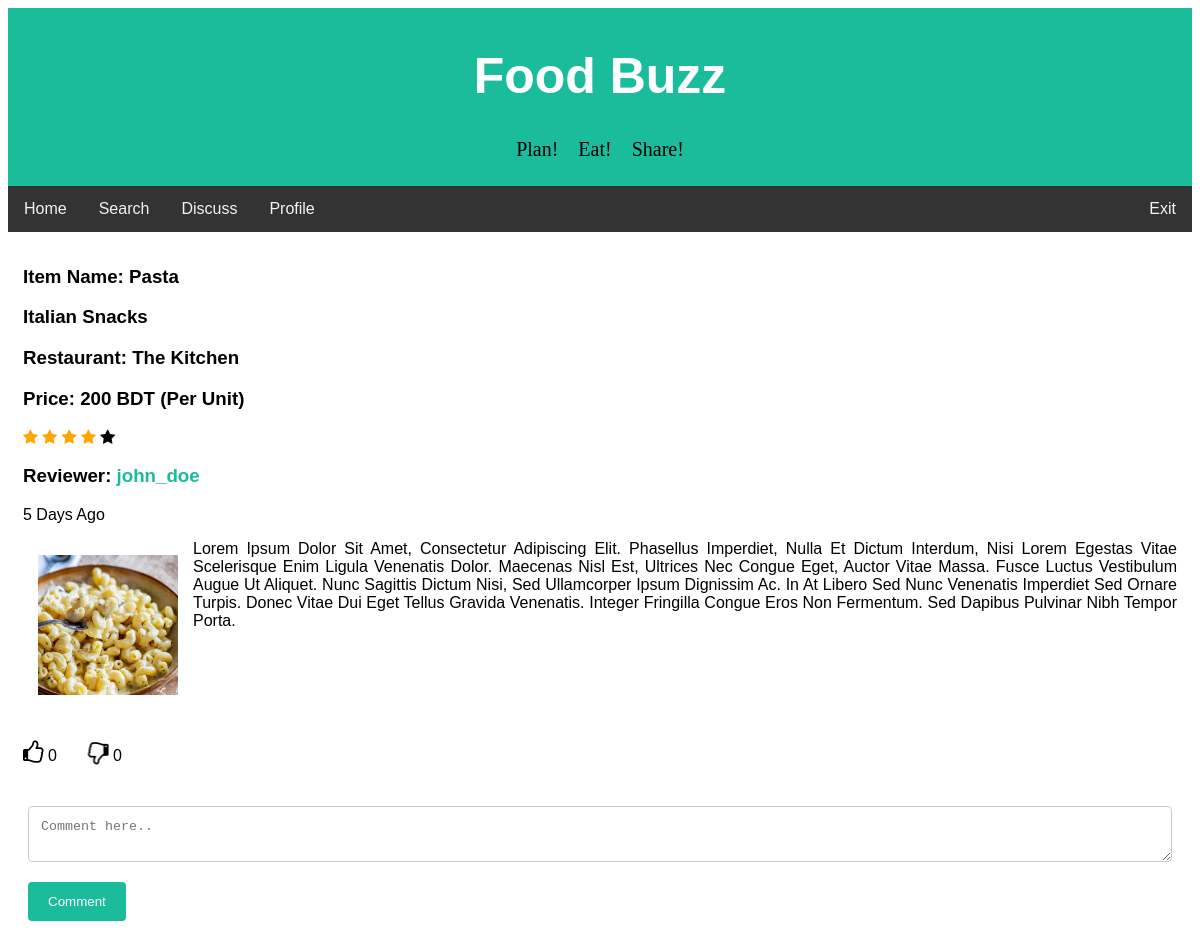
The app's page /foodbuzz/full_review.php?review_id=4 (signed in) with its own data.
### tables this page shows
CREATE TABLE `review` (
  `review_id` int(20) NOT NULL,
  `user_id` int(11) NOT NULL,
  `item_name` varchar(50) NOT NULL,
  `restaurant` varchar(50) NOT NULL,
  `district` varchar(50) NOT NULL,
  `rating` int(3) NOT NULL,
  `price` int(10) NOT NULL,
  `meal_type` varchar(20) NOT NULL,
  `cuisine` varchar(20) NOT NULL,
  `description` text NOT NULL,
  `upvote` int(100) NOT NULL,
  `downvote` int(100) NOT NULL,
  `edit_count` int(5) NOT NULL,
  `review_time` datetime DEFAULT NULL,
  `img_url` text NOT NULL
);

CREATE TABLE `users` (
  `id` int(11) NOT NULL,
  `first_name` varchar(25) NOT NULL,
  `last_name` varchar(25) NOT NULL,
  `username` varchar(50) NOT NULL,
  `email` varchar(100) NOT NULL,
  `password` varchar(256) NOT NULL,
  `signup_date` date NOT NULL,
  `profile_pic` varchar(156) NOT NULL,
  `district` varchar(100) NOT NULL,
  `list_count` int(11) NOT NULL
);

### foodbuzz/handlers/full_review_handler.php (called while the page is built, shortened)
<?php
require 'config/config.php';
if(isset($_SESSION['username'])){
    $userLoggedIn = $_SESSION['username'];
    $user_details_query = mysqli_query($con, "SELECT * FROM users WHERE username='$userLoggedIn'");
    $user = mysqli_fetch_array($user_details_query);
}
else {
    header("Location: index.php");
}
$user_id = $user['id'];
function getLikes($id)
{
    global $con;
    $sql = "SELECT COUNT(*) FROM rating_info
            WHERE post_id = $id AND rating_action='like'";
    $rs = mysqli_query($con, $sql);
    $result = mysqli_fetch_array($rs);
    return $result[0];
}
function getDislikes($id)
{
    global $con;
    $sql = "SELECT COUNT(*) FROM rating_info
            WHERE post_id = $id AND rating_action='dislike'";
    $rs = mysqli_query($con, $sql);
    $result = mysqli_fetch_array($rs);
    return $result[0];
}
function userLiked($post_id)
{
  global $con;
  global $user_id;
  $sql = "SELECT * FROM rating_info WHERE user_id=$user_id
  		  AND post_id=$post_id AND rating_action='like'";
  $result = mysqli_query($con, $sql);
  if (mysqli_num_rows($result) > 0) {
  	return true;
  }
  else{
  	return false;
  }
}
function userDisliked($post_id)
{
  global $con;
  global $user_id;
  $sql = "SELECT * FROM rating_info WHERE user_id=$user_id
  		  AND post_id=$post_id AND rating_action='dislike'";
  $result = mysqli_query($con, $sql);
  if (mysqli_num_rows($result) > 0) {
  	return true;
  }
  else{
  	return false;
  }
}
$review_id = $_GET['review_id'];
$review_details_query = mysqli_query($con, "SELECT * FROM review WHERE review_id='$review_id'");
$review_row = mysqli_fetch_array($review_details_query);
$profile_id = $review_row['user_id'];
$profile_details_query = mysqli_query($con, "SELECT * FROM users WHERE id='$profile_id'");
$profile_row = mysqli_fetch_array($profile_details_query);
?>

### foodbuzz/config/config.php (called while the page is built, shortened)
<?php
function yeasarTimeMessage($post_time) {
    $date_time_now = date("Y-m-d H:i:s");
    $start_date= new DateTime($post_time);
    $end_date = new DateTime($date_time_now);
    $interval = $start_date->diff($end_date);
    if($interval->y >= 1) {
        if($interval == 1)
            $time_message = $interval->y." year ago";
        else
            $time_message = $interval->y." years ago";
    }
    elseif($interval->d >= 1) {
        if($interval->d == 1) {
            $time_message = "Yesterday";
        }
        else {
            $time_message = $interval->d. " days ago";
        }
    }
    return $time_message;
}
?>

### foodbuzz/full_review.php (the view, shortened to what this page needs)
<?php
require 'handlers/full_review_handler.php';
?>
<!DOCTYPE html>
<html>
<head>
<link rel="stylesheet" href="https://cdnjs.cloudflare.com/ajax/libs/font-awesome/4.7.0/css/font-awesome.min.css">
<link rel="stylesheet" href="css/fullreview.css">
</head>
<body>
<div class="header">
  <h1>Food Buzz</h1>
  <pre style= "font-family:verdana; font-size: 20px;">Plan!    Eat!    Share!</pre>
</div>
<div class="topnav" id="navbar">
  <a href="home.php">Home</a>
  <a href="search.php">Search</a>
  <a href="discuss.php">Discuss</a>
  <a href="profile.php?profileId=<?php echo$user['id']; ?>">Profile</a>
  <a href="handlers/logout.php" style="float:right">Exit</a>
</div>
<div class="div_home clearfix" style="text-transform:capitalize">
    <h3>Item name: <?php echo $review_row['item_name'] ?></h3>
    <h3> <?php echo $review_row['cuisine']." ".$review_row['meal_type'] ?></h3>
    <h3>Restaurant: <?php echo $review_row['restaurant'] ?></h3>
    <h3>Price: <?php echo $review_row['price'] ?> BDT (per unit)</h3>
    <?php $star_value = $review_row['rating']; ?>
    <span class="fa fa-star <?php if($star_value >= 1) echo "checked"; ?>"></span>
    <span class="fa fa-star <?php if($star_value >= 2) echo "checked"; ?>"></span>
    <span class="fa fa-star <?php if($star_value >= 3) echo "checked"; ?>"></span>
    <span class="fa fa-star <?php if($star_value >= 3) echo "checked"; ?>"></span>
    <span class="fa fa-star <?php if($star_value >= 5) echo "checked"; ?>"></span>
    <h3 style="text-transform:none;">Reviewer: <a href="profile.php?profileId=<?php echo $profile_row['id']; ?>"> <?php echo $profile_row['username']; ?> </a>  </h3>
    <p><?php echo yeasarTimeMessage($review_row['review_time']); ?></p>
    <a href="uploads/<?php echo $review_row['img_url']?>"><img class="img_home" src="uploads/<?php echo $review_row['img_url']?>" width="170" height="170"></a>
    <p style="text-align:justify;">
      <?php
        $reviewText = $review_row['description'];
        echo "$reviewText";
      ?>
    </p>
</div>
<div class="div_home clearfix">
  <div>
    <i
      <?php if(userLiked($review_row['review_id'])): ?>
        class="fa fa-thumbs-up like-btn"
      <?php else: ?>
        class="fa fa-thumbs-o-up like-btn"
      <?php endif ?>
    data-id="<?php echo $review_row['review_id'] ?>"></i>
    <span class="likes"><?php echo getLikes($review_row['review_id']); ?></span>
    <i
      <?php if(userDisliked($review_row['review_id'])): ?>
        class="fa fa-thumbs-down dislike-btn"
      <?php else: ?>
        class="fa fa-thumbs-o-down dislike-btn"
      <?php endif ?>
    data-id="<?php echo $review_row['review_id'] ?>"></i>
    <span class="dislikes"><?php echo getDislikes($review_row['review_id']);?></span>
    </div>
</div>
<div class="container">
  <form action="full_review.php?review_id=<?php echo $review_row['review_id'];?>" method="POST">
    <textarea id="comment_text" name="comment_text" placeholder="Comment here.." rows="2" ></textarea>
    <input type="submit" name="comment" value="Comment">
  </form>
</div>
</body>
</html>

### foodbuzz/css/fullreview.css (style rules this page uses)
body { font-family: Arial, Helvetica, sans-serif; }
* { box-sizing: border-box; }
input[type=text], input[type=number], input[type=file], select, textarea { width: 100%; padding: 12px; border: 1px solid #ccc; border-radius: 4px; box-sizing: border-box; margin-top: 6px; margin-bottom: 16px; resize: vertical; }
input[type=submit] { background-color: #1abc9c; color: white; padding: 12px 20px; border: none; border-radius: 4px; cursor: pointer; }
.checked { color: orange; }
a:link,:visited { text-decoration: none; color:#1abc9c; }
.div_home { background-color: white; padding: 15px; }
.img_home { float: left; padding: 15px; }
.clearfix { overflow: auto; }
.fa-thumbs-down, .fa-thumbs-o-down, .fa-thumbs-up, .fa-thumbs-o-up { font-size: 1.5em; }
.fa-thumbs-down, .fa-thumbs-o-down { transform:rotateY(180deg); }
.container { border-radius: 5px; background-color: #ffff; padding: 20px; }
.header { padding: 5px; text-align: center; background: #1abc9c; }
.header h1 { font-size: 50px; color: white; }
.topnav { overflow: hidden; background-color: #333; }
.topnav a { float: left; display: block; color: #f2f2f2; text-align: center; padding: 14px 16px; text-decoration: none; }

### records on screen
review: item_name "Pasta", cuisine "Italian", meal_type "Snacks", restaurant "The Kitchen", price "200", review_time "5 Days Ago", img_url (picture), description "Lorem Ipsum Dolor Sit Amet, Consectetur Adipiscing Elit. Phasellus Imperdiet, Nulla Et Dictum Interdum, Nisi Lorem Egestas Vitae Scelerisque Enim Ligula Venenatis Dolor. Maecenas Nisl Est, Ultrices Nec Congue Eget, Auctor Vitae Massa. Fusce Luctus Vestibulum Augue Ut Aliquet. Nunc Sagittis Dictum Nisi, Sed Ullamcorper Ipsum Dignissim Ac. In At Libero Sed Nunc Venenatis Imperdiet Sed Ornare Turpis. Donec Vitae Dui Eget Tellus Gravida Venenatis. Integer Fringilla Congue Eros Non Fermentum. Sed Dapibus Pulvinar Nibh Tempor Porta."
users: username "john_doe"

### other values on screen
getLikes($review_row['review_id']) "0"
getDislikes($review_row['review_id']) "0"
